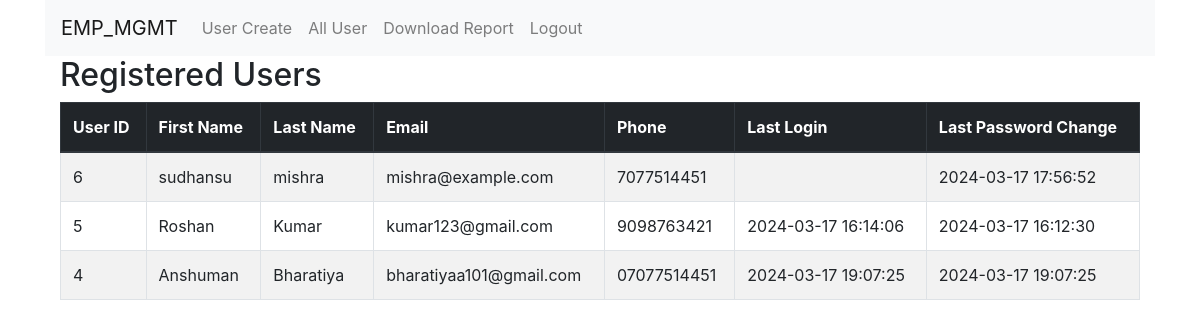
The page /admin/all_user.php (signed in) on the database its author committed.
### tables this page shows
CREATE TABLE `user_tbl` (
  `user_id` int(11) NOT NULL,
  `first_name` varchar(200) NOT NULL,
  `last_name` varchar(200) NOT NULL,
  `email` varchar(100) NOT NULL,
  `phone` varchar(15) NOT NULL,
  `password` varchar(255) NOT NULL,
  `new_user_status` varchar(10) DEFAULT NULL COMMENT 'if the user created by admin the status should be 1 other wise null or empty',
  `last_password_change` timestamp NULL DEFAULT NULL,
  `entrydate` timestamp NOT NULL DEFAULT current_timestamp(),
  `last_login` timestamp NULL DEFAULT NULL
);

### admin/all_user.php (the view, shortened to what this page needs)
<?php
include('../includes/config.php');
?>
<!DOCTYPE html>
<html lang="en">
<head>
    <link rel="stylesheet" href="https://cdn.jsdelivr.net/npm/bootstrap@4.0.0/dist/css/bootstrap.min.css">
</head>
<body>
    <section class="container-fluid">
        <div class="container">
            <nav class="navbar navbar-expand-lg navbar-light bg-light">
                <a class="navbar-brand" href="#">EMP_MGMT</a>
                <div class="collapse navbar-collapse" id="navbarSupportedContent">
                    <ul class="navbar-nav mr-auto">
                        <li class="nav-item">
                            <a class="nav-link" href="admin_dashboard.php">User Create</a>
                        </li>
                        <li class="nav-item">
                            <a class="nav-link" href="all_user.php">All User</a>
                        </li>
                        <li class="nav-item">
                            <a class="nav-link" href="report_download.php">Download Report</a>
                        </li>
                        <li class="nav-item">
                            <a class="nav-link" href="logout.php">Logout</a>
                        </li>
                    </ul>
                </div>
            </nav>
                <div class="container">
                    <h2>Registered Users</h2>
                        <div class="table-responsive">
                            <table class="table table-bordered table-striped">
                                <thead class="thead-dark">
                                    <tr>
                                        <th>User ID</th>
                                        <th>First Name</th>
                                        <th>Last Name</th>
                                        <th>Email</th>
                                        <th>Phone</th>
                                        <th>Last Login</th>
                                        <th>Last Password Change</th>
                                    </tr>
                                </thead>
                                <tbody>
                                    <?php
                                    $sql = "SELECT * FROM user_tbl ORDER BY `user_tbl`.`entrydate` DESC";
                                    $result = mysqli_query($con, $sql);
                                    if (mysqli_num_rows($result) > 0) {
                                        while ($row = mysqli_fetch_assoc($result)) {
                                            echo "<tr>";
                                            echo "<td>" . $row['user_id'] . "</td>";
                                            echo "<td>" . $row['first_name'] . "</td>";
                                            echo "<td>" . $row['last_name'] . "</td>";
                                            echo "<td>" . $row['email'] . "</td>";
                                            echo "<td>" . $row['phone'] . "</td>";
                                            echo "<td>" . $row['last_login'] . "</td>";
                                            echo "<td>" . $row['last_password_change'] . "</td>";
                                            echo "</tr>";
                                        }
                                    } else {
                                        echo "<tr><td colspan='8' class='text-center'>No data found</td></tr>";
                                    }
                                    ?>
                                </tbody>
                            </table>
                        </div>
                </div>
        </div>
    </section>
</body>
</html>

### rows shown on the page
user_tbl: user_id "6", first_name "sudhansu", last_name "mishra", email "mishra@example.com", phone "7077514451", last_password_change "2024-03-17 17:56:52"
user_tbl: user_id "5", first_name "Roshan", last_name "Kumar", email "kumar123@gmail.com", phone "9098763421", last_login "2024-03-17 16:14:06", last_password_change "2024-03-17 16:12:30"
user_tbl: user_id "4", first_name "Anshuman", last_name "Bharatiya", email "bharatiyaa101@gmail.com", phone "07077514451", last_login "2024-03-17 19:07:25", last_password_change "2024-03-17 19:07:25"
